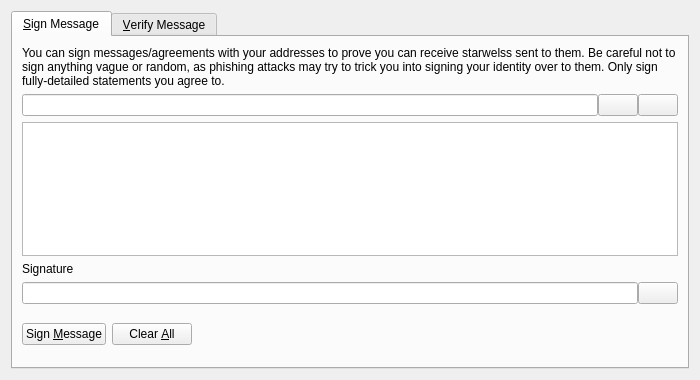
<?xml version="1.0" encoding="UTF-8"?>
<ui version="4.0">
 <class>SignVerifyMessageDialog</class>
 <widget class="QDialog" name="SignVerifyMessageDialog">
  <property name="geometry">
   <rect>
    <x>0</x>
    <y>0</y>
    <width>700</width>
    <height>380</height>
   </rect>
  </property>
  <property name="windowTitle">
   <string>Signatures - Sign / Verify a Message</string>
  </property>
  <property name="modal">
   <bool>true</bool>
  </property>
  <layout class="QVBoxLayout" name="verticalLayout">
   <item>
    <widget class="QTabWidget" name="tabWidget">
     <property name="currentIndex">
      <number>0</number>
     </property>
     <widget class="QWidget" name="tabSignMessage">
      <attribute name="title">
       <string>&amp;Sign Message</string>
      </attribute>
      <layout class="QVBoxLayout" name="verticalLayout_SM">
       <item>
        <widget class="QLabel" name="infoLabel_SM">
         <property name="text">
          <string>You can sign messages/agreements with your addresses to prove you can receive starwelss sent to them. Be careful not to sign anything vague or random, as phishing attacks may try to trick you into signing your identity over to them. Only sign fully-detailed statements you agree to.</string>
         </property>
         <property name="textFormat">
          <enum>Qt::PlainText</enum>
         </property>
         <property name="wordWrap">
          <bool>true</bool>
         </property>
        </widget>
       </item>
       <item>
        <layout class="QHBoxLayout" name="horizontalLayout_1_SM">
         <property name="spacing">
          <number>0</number>
         </property>
         <item>
          <widget class="QValidatedLineEdit" name="addressIn_SM">
           <property name="toolTip">
            <string>The Starwels address to sign the message with</string>
           </property>
          </widget>
         </item>
         <item>
          <widget class="QPushButton" name="addressBookButton_SM">
           <property name="toolTip">
            <string>Choose previously used address</string>
           </property>
           <property name="text">
            <string/>
           </property>
           <property name="icon">
            <iconset resource="../starwels.qrc">
             <normaloff>:/icons/address-book</normaloff>:/icons/address-book</iconset>
           </property>
           <property name="shortcut">
            <string>Alt+A</string>
           </property>
           <property name="autoDefault">
            <bool>false</bool>
           </property>
          </widget>
         </item>
         <item>
          <widget class="QPushButton" name="pasteButton_SM">
           <property name="toolTip">
            <string>Paste address from clipboard</string>
           </property>
           <property name="text">
            <string/>
           </property>
           <property name="icon">
            <iconset resource="../starwels.qrc">
             <normaloff>:/icons/editpaste</normaloff>:/icons/editpaste</iconset>
           </property>
           <property name="shortcut">
            <string>Alt+P</string>
           </property>
           <property name="autoDefault">
            <bool>false</bool>
           </property>
          </widget>
         </item>
        </layout>
       </item>
       <item>
        <widget class="QPlainTextEdit" name="messageIn_SM">
         <property name="toolTip">
          <string>Enter the message you want to sign here</string>
         </property>
        </widget>
       </item>
       <item>
        <widget class="QLabel" name="signatureLabel_SM">
         <property name="text">
          <string>Signature</string>
         </property>
         <property name="textFormat">
          <enum>Qt::PlainText</enum>
         </property>
        </widget>
       </item>
       <item>
        <layout class="QHBoxLayout" name="horizontalLayout_2_SM">
         <property name="spacing">
          <number>0</number>
         </property>
         <item>
          <widget class="QLineEdit" name="signatureOut_SM">
           <property name="font">
            <font>
             <italic>true</italic>
            </font>
           </property>
           <property name="readOnly">
            <bool>true</bool>
           </property>
          </widget>
         </item>
         <item>
          <widget class="QPushButton" name="copySignatureButton_SM">
           <property name="toolTip">
            <string>Copy the current signature to the system clipboard</string>
           </property>
           <property name="text">
            <string/>
           </property>
           <property name="icon">
            <iconset resource="../starwels.qrc">
             <normaloff>:/icons/editcopy</normaloff>:/icons/editcopy</iconset>
           </property>
           <property name="autoDefault">
            <bool>false</bool>
           </property>
          </widget>
         </item>
        </layout>
       </item>
       <item>
        <layout class="QHBoxLayout" name="horizontalLayout_3_SM">
         <item>
          <widget class="QPushButton" name="signMessageButton_SM">
           <property name="toolTip">
            <string>Sign the message to prove you own this Starwels address</string>
           </property>
           <property name="text">
            <string>Sign &amp;Message</string>
           </property>
           <property name="icon">
            <iconset resource="../starwels.qrc">
             <normaloff>:/icons/edit</normaloff>:/icons/edit</iconset>
           </property>
           <property name="autoDefault">
            <bool>false</bool>
           </property>
          </widget>
         </item>
         <item>
          <widget class="QPushButton" name="clearButton_SM">
           <property name="toolTip">
            <string>Reset all sign message fields</string>
           </property>
           <property name="text">
            <string>Clear &amp;All</string>
           </property>
           <property name="icon">
            <iconset resource="../starwels.qrc">
             <normaloff>:/icons/remove</normaloff>:/icons/remove</iconset>
           </property>
           <property name="autoDefault">
            <bool>false</bool>
           </property>
          </widget>
         </item>
         <item>
          <spacer name="horizontalSpacer_1_SM">
           <property name="orientation">
            <enum>Qt::Horizontal</enum>
           </property>
           <property name="sizeHint" stdset="0">
            <size>
             <width>40</width>
             <height>48</height>
            </size>
           </property>
          </spacer>
         </item>
         <item>
          <widget class="QLabel" name="statusLabel_SM">
           <property name="font">
            <font>
             <weight>75</weight>
             <bold>true</bold>
            </font>
           </property>
           <property name="text">
            <string/>
           </property>
           <property name="wordWrap">
            <bool>true</bool>
           </property>
          </widget>
         </item>
         <item>
          <spacer name="horizontalSpacer_2_SM">
           <property name="orientation">
            <enum>Qt::Horizontal</enum>
           </property>
           <property name="sizeHint" stdset="0">
            <size>
             <width>40</width>
             <height>48</height>
            </size>
           </property>
          </spacer>
         </item>
        </layout>
       </item>
      </layout>
     </widget>
     <widget class="QWidget" name="tabVerifyMessage">
      <attribute name="title">
       <string>&amp;Verify Message</string>
      </attribute>
      <layout class="QVBoxLayout" name="verticalLayout_VM">
       <item>
        <widget class="QLabel" name="infoLabel_VM">
         <property name="text">
          <string>Enter the receiver's address, message (ensure you copy line breaks, spaces, tabs, etc. exactly) and signature below to verify the message. Be careful not to read more into the signature than what is in the signed message itself, to avoid being tricked by a man-in-the-middle attack. Note that this only proves the signing party receives with the address, it cannot prove sendership of any transaction!</string>
         </property>
         <property name="textFormat">
          <enum>Qt::PlainText</enum>
         </property>
         <property name="alignment">
          <set>Qt::AlignLeading|Qt::AlignLeft|Qt::AlignTop</set>
         </property>
         <property name="wordWrap">
          <bool>true</bool>
         </property>
        </widget>
       </item>
       <item>
        <layout class="QHBoxLayout" name="horizontalLayout_1_VM">
         <property name="spacing">
          <number>0</number>
         </property>
         <item>
          <widget class="QValidatedLineEdit" name="addressIn_VM">
           <property name="toolTip">
            <string>The Starwels address the message was signed with</string>
           </property>
          </widget>
         </item>
         <item>
          <widget class="QPushButton" name="addressBookButton_VM">
           <property name="toolTip">
            <string>Choose previously used address</string>
           </property>
           <property name="text">
            <string/>
           </property>
           <property name="icon">
            <iconset resource="../starwels.qrc">
             <normaloff>:/icons/address-book</normaloff>:/icons/address-book</iconset>
           </property>
           <property name="shortcut">
            <string>Alt+A</string>
           </property>
           <property name="autoDefault">
            <bool>false</bool>
           </property>
          </widget>
         </item>
        </layout>
       </item>
       <item>
        <widget class="QPlainTextEdit" name="messageIn_VM"/>
       </item>
       <item>
        <widget class="QValidatedLineEdit" name="signatureIn_VM"/>
       </item>
       <item>
        <layout class="QHBoxLayout" name="horizontalLayout_2_VM">
         <item>
          <widget class="QPushButton" name="verifyMessageButton_VM">
           <property name="toolTip">
            <string>Verify the message to ensure it was signed with the specified Starwels address</string>
           </property>
           <property name="text">
            <string>Verify &amp;Message</string>
           </property>
           <property name="icon">
            <iconset resource="../starwels.qrc">
             <normaloff>:/icons/transaction_0</normaloff>:/icons/transaction_0</iconset>
           </property>
           <property name="autoDefault">
            <bool>false</bool>
           </property>
          </widget>
         </item>
         <item>
          <widget class="QPushButton" name="clearButton_VM">
           <property name="toolTip">
            <string>Reset all verify message fields</string>
           </property>
           <property name="text">
            <string>Clear &amp;All</string>
           </property>
           <property name="icon">
            <iconset resource="../starwels.qrc">
             <normaloff>:/icons/remove</normaloff>:/icons/remove</iconset>
           </property>
           <property name="autoDefault">
            <bool>false</bool>
           </property>
          </widget>
         </item>
         <item>
          <spacer name="horizontalSpacer_1_VM">
           <property name="orientation">
            <enum>Qt::Horizontal</enum>
           </property>
           <property name="sizeHint" stdset="0">
            <size>
             <width>40</width>
             <height>48</height>
            </size>
           </property>
          </spacer>
         </item>
         <item>
          <widget class="QLabel" name="statusLabel_VM">
           <property name="font">
            <font>
             <weight>75</weight>
             <bold>true</bold>
            </font>
           </property>
           <property name="text">
            <string/>
           </property>
           <property name="wordWrap">
            <bool>true</bool>
           </property>
          </widget>
         </item>
         <item>
          <spacer name="horizontalSpacer_2_VM">
           <property name="orientation">
            <enum>Qt::Horizontal</enum>
           </property>
           <property name="sizeHint" stdset="0">
            <size>
             <width>40</width>
             <height>48</height>
            </size>
           </property>
          </spacer>
         </item>
        </layout>
       </item>
      </layout>
     </widget>
    </widget>
   </item>
  </layout>
 </widget>
 <customwidgets>
  <customwidget>
   <class>QValidatedLineEdit</class>
   <extends>QLineEdit</extends>
   <header>qt/qvalidatedlineedit.h</header>
  </customwidget>
 </customwidgets>
 <resources>
  <include location="../starwels.qrc"/>
 </resources>
 <connections/>
</ui>
